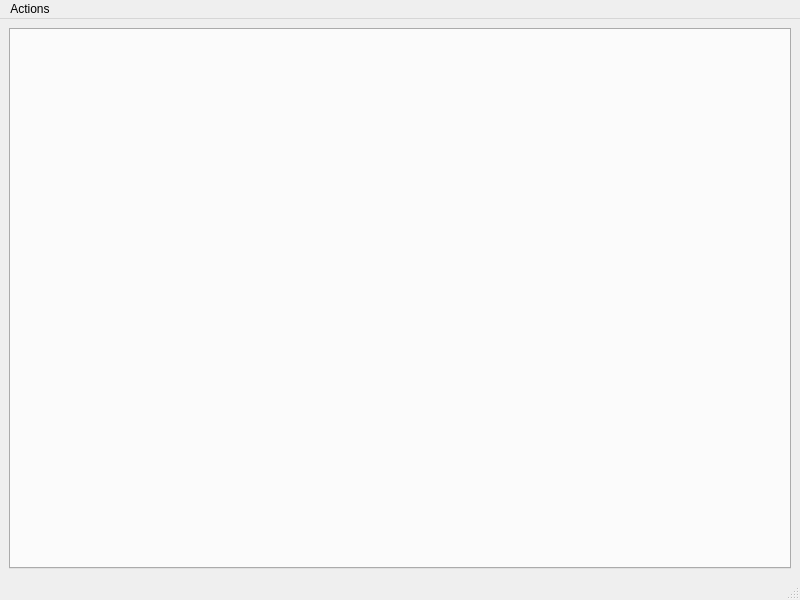
<?xml version="1.0" encoding="UTF-8"?>
<ui version="4.0">
 <class>PluginUI</class>
 <widget class="QMainWindow" name="PluginUI">
  <property name="geometry">
   <rect>
    <x>0</x>
    <y>0</y>
    <width>800</width>
    <height>600</height>
   </rect>
  </property>
  <property name="windowTitle">
   <string>MainWindow</string>
  </property>
  <widget class="QWidget" name="m_pCentralWidget">
   <layout class="QVBoxLayout" name="m_pLayout">
    <item>
     <widget class="QTabWidget" name="m_pTabWidget">
      <property name="currentIndex">
       <number>-1</number>
      </property>
      <property name="tabsClosable">
       <bool>true</bool>
      </property>
     </widget>
    </item>
   </layout>
  </widget>
  <widget class="QMenuBar" name="m_pMenuBar">
   <property name="geometry">
    <rect>
     <x>0</x>
     <y>0</y>
     <width>800</width>
     <height>21</height>
    </rect>
   </property>
   <widget class="QMenu" name="m_pMenuActions">
    <property name="title">
     <string>Actions</string>
    </property>
    <widget class="QMenu" name="m_pMenuAddTabs">
     <property name="title">
      <string>Add Tabs</string>
     </property>
     <addaction name="m_pActionEmpty"/>
    </widget>
    <addaction name="m_pActionLoadPlugins"/>
    <addaction name="m_pMenuAddTabs"/>
    <addaction name="m_pActionInitializePages"/>
    <addaction name="m_pActionExit"/>
   </widget>
   <addaction name="m_pMenuActions"/>
  </widget>
  <widget class="QStatusBar" name="m_pStatusBar"/>
  <action name="m_pActionLoadPlugins">
   <property name="text">
    <string>Load Plugins...</string>
   </property>
  </action>
  <action name="m_pActionInitializePages">
   <property name="text">
    <string>Initialize Pages</string>
   </property>
  </action>
  <action name="m_pActionExit">
   <property name="text">
    <string>Exit</string>
   </property>
  </action>
  <action name="m_pActionEmpty">
   <property name="enabled">
    <bool>false</bool>
   </property>
   <property name="text">
    <string>&lt;empty&gt;</string>
   </property>
  </action>
 </widget>
 <resources/>
 <connections>
  <connection>
   <sender>m_pActionExit</sender>
   <signal>triggered()</signal>
   <receiver>PluginUI</receiver>
   <slot>close()</slot>
   <hints>
    <hint type="sourcelabel">
     <x>-1</x>
     <y>-1</y>
    </hint>
    <hint type="destinationlabel">
     <x>399</x>
     <y>299</y>
    </hint>
   </hints>
  </connection>
 </connections>
</ui>
